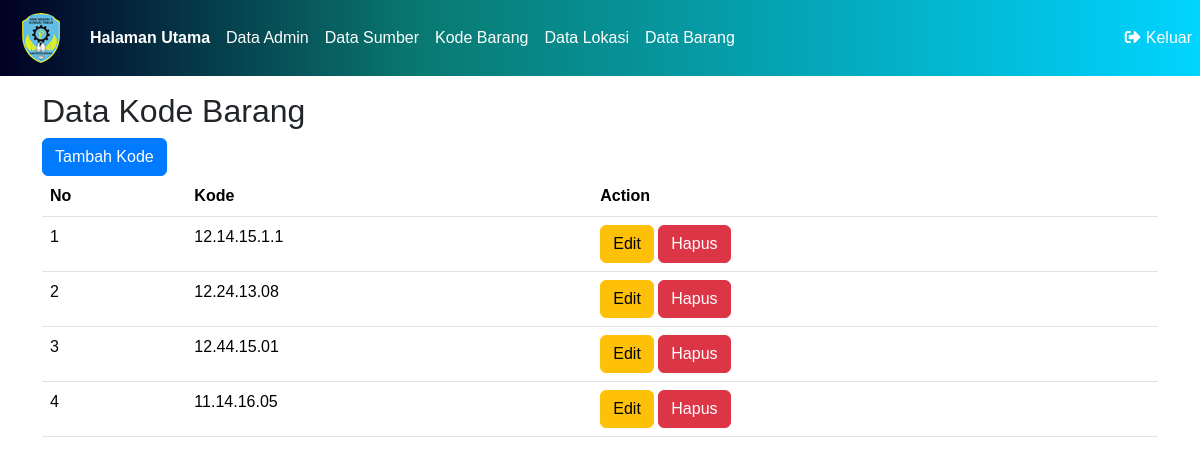
The page /kode_barang.php (signed in) on the database its author committed.
### tables this page shows
CREATE TABLE `kode_barang` (
  `id` int(11) NOT NULL,
  `kode` varchar(255) NOT NULL
);

### kode_barang.php (the view, shortened to what this page needs)
<?php
require 'includes/db.php';
$kode_barang = $conn->query("SELECT * FROM kode_barang");
require 'includes/header.php';
?>
<div class="container">
    <h2>Data Kode Barang</h2>
    <button class="btn btn-primary" data-toggle="modal" data-target="#addKodeModal">Tambah Kode</button>
    <table class="table">
        <thead>
            <tr>
                <th>No</th>
                <th>Kode</th>
                <th>Action</th>
            </tr>
        </thead>
        <tbody>
            <?php
            $counter = 1;
            while ($row = $kode_barang->fetch_assoc()): ?>
                <tr>
                    <td><?= $counter++ ?></td>
                    <td><?= $row['kode'] ?></td>
                    <td>
                        <button class="btn btn-warning" data-toggle="modal" data-target="#editKodeModal"
                                data-id="<?= $row['id'] ?>" data-kode="<?= $row['kode'] ?>">
                            Edit
                        </button>
                        <form method="POST" action="kode_barang.php" style="display:inline-block;">
                            <button type="submit" class="btn btn-danger" onclick="return confirm('Yakin ingin menghapus kode ini?')">Hapus</button>
                        </form>
                    </td>
                </tr>
            <?php endwhile; ?>
        </tbody>
    </table>
</div>
<?php require 'includes/footer.php'; ?>

### includes/header.php (style rules this page uses)
body { font-family: 'Arial', sans-serif; }
.btn-primary { background-color: #007bff; border-color: #007bff; }

### rows shown on the page
kode_barang: kode "12.14.15.1.1"
kode_barang: kode "12.24.13.08"
kode_barang: kode "12.44.15.01"
kode_barang: kode "11.14.16.05"
